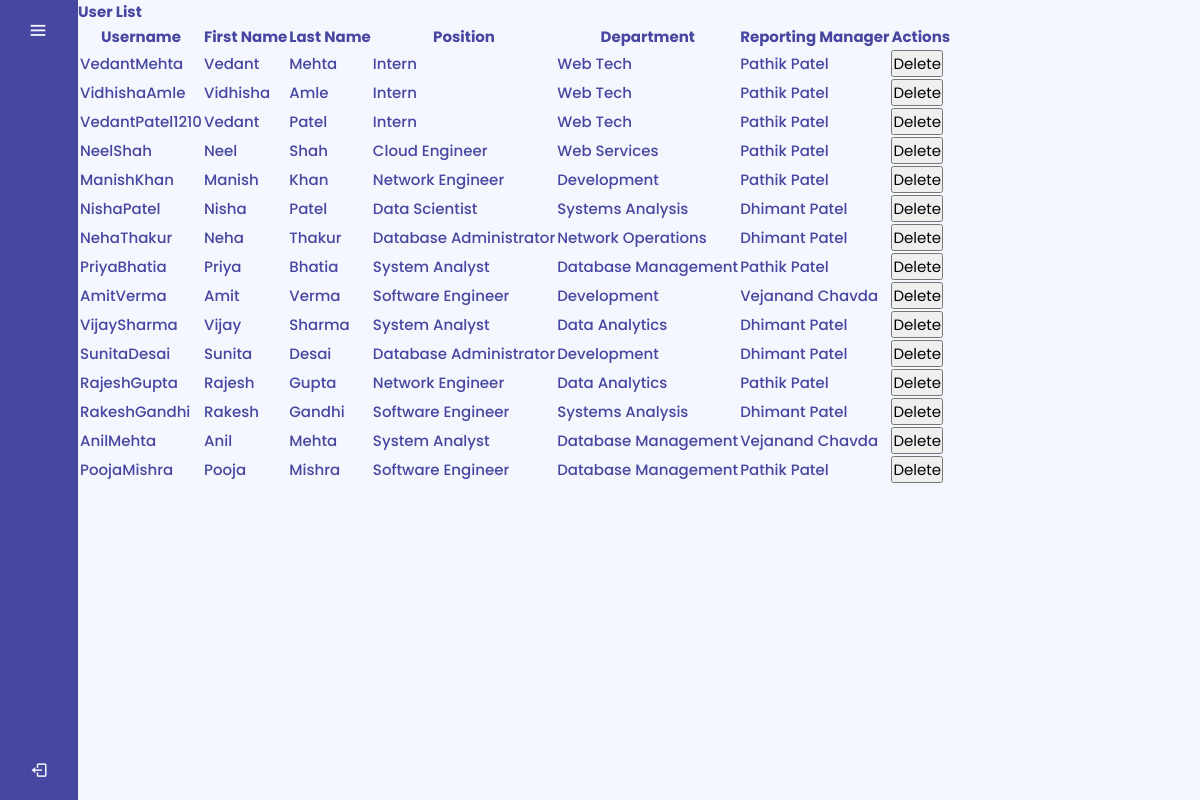
Screenshot of /adminuser with the database file from the repository.
### emp_engagement/models.py (models this page shows)
class user_data(models.Model):
    Username= models.CharField(max_length=30)
    Password= models.CharField(default="admin123",max_length=15)
    FirstName= models.CharField(max_length=100)
    MiddleName= models.CharField(max_length=100, blank=True)
    LastName = models.CharField(max_length=100)
    Address1= models.CharField(max_length=50)
    Address2= models.CharField(max_length=50)
    City= models.CharField(max_length=50)
    State= models.CharField(max_length=50)
    Pincode= models.CharField(max_length=10)
    Country= models.CharField(max_length=50)
    DateofBirth= models.DateField()
    Gender_choices=(
        ('M', 'Male'),
        ('F', 'Female'),
        ('O', 'Other')
    )
    Gender= models.CharField(max_length=1, choices=Gender_choices)
    Qualifications = models.CharField(max_length=255)
    Position = models.CharField(max_length=100)
    Department = models.CharField(max_length=100)
    Reportsto= models.CharField(max_length=50,default= None)
    Email = models.EmailField(unique=True)
    Phone_number = models.CharField(max_length=15)
    is_user = models.BooleanField(default=False)
    is_admin = models.BooleanField(default=False)
    Profilepic = models.ImageField(default='default_male_pic.png', upload_to='profile_pics/', blank=True, null=True)
    def __str__(self):
        return self.Username

### emp_engagement/views.py (the view)
# urls.py: path('adminuser',views.adminuser, name='Admin User'),
def adminuser(request):
    print("hello")
    users= user_data.objects.all()
    print(users)
    context= {
        'users':users,
        'is_admin':request.session.get('is_admin'),
        'is_user':request.session.get('is_user'),
        'display_name': request.session.get('display_name'),
        'position': request.session.get('position'),
        'profile_pic_url' : request.session.get('profile_pic_url'),
        'menu_list' : request.session.get('menu_list')
    }
    return render(request,'adminuser.html',context)

### templates/adminuser.html (shortened to what this page needs)
{% extends "index.html" %}
{% block css %}
{% load static %}
<link rel="stylesheet" href="{% static "css/user.css" %}">
{% endblock css %}
{% block section %}
<h1>User List</h1>
    <table>
        <thead>
            <tr>
                <th>Username</th>
                <th>First Name</th>
                <th>Last Name</th>
                <th>Position</th>
                <th>Department</th>
                <th>Reporting Manager</th>
                <th> Actions </th>
            </tr>
        </thead>
        <tbody>
            {% for i in users %}
            <tr>
                <td>{{ i.Username }}</td>
                <td>{{ i.FirstName }}</td>
                <td>{{ i.LastName }}</td>
                <td>{{ i.Position }}</td>
                <td>{{ i.Department }}</td>
                <td>{{ i.Reportsto }}</td>
                <td>
                    <form method="post" action="{% url 'delete_user' i.Username %}">
                        <button type="submit" class="btn btn-danger">Delete</button>
                    </form>
                </td>
            </tr>
            {% endfor %}
        </tbody>
    </table>
{% endblock section %}

### static/css/index.css (style rules this page uses)
* { margin: 0; padding: 0; box-sizing: border-box; font-family: "Poppins", sans-serif; }
:root { --primary-color: #4747a1; --secondary-color:#f4f7fe; }

### static/css/user.css (style rules this page uses)
:root { --primary-color: #4747a1; --secondary-color:#f4f7fe; }
* { font-size: 15px; }

### rows the page displays
user_data: Username "VedantMehta", FirstName "Vedant", LastName "Mehta", Position "Intern", Department "Web Tech", Reportsto "Pathik Patel"
user_data: Username "VidhishaAmle", FirstName "Vidhisha", LastName "Amle", Position "Intern", Department "Web Tech", Reportsto "Pathik Patel"
user_data: Username "VedantPatel1210", FirstName "Vedant", LastName "Patel", Position "Intern", Department "Web Tech", Reportsto "Pathik Patel"
user_data: Username "NeelShah", FirstName "Neel", LastName "Shah", Position "Cloud Engineer", Department "Web Services", Reportsto "Pathik Patel"
user_data: Username "ManishKhan", FirstName "Manish", LastName "Khan", Position "Network Engineer", Department "Development", Reportsto "Pathik Patel"
user_data: Username "NishaPatel", FirstName "Nisha", LastName "Patel", Position "Data Scientist", Department "Systems Analysis", Reportsto "Dhimant Patel"
user_data: Username "NehaThakur", FirstName "Neha", LastName "Thakur", Position "Database Administrator", Department "Network Operations", Reportsto "Dhimant Patel"
user_data: Username "PriyaBhatia", FirstName "Priya", LastName "Bhatia", Position "System Analyst", Department "Database Management", Reportsto "Pathik Patel"
user_data: Username "AmitVerma", FirstName "Amit", LastName "Verma", Position "Software Engineer", Department "Development", Reportsto "Vejanand Chavda"
user_data: Username "VijaySharma", FirstName "Vijay", LastName "Sharma", Position "System Analyst", Department "Data Analytics", Reportsto "Dhimant Patel"
user_data: Username "SunitaDesai", FirstName "Sunita", LastName "Desai", Position "Database Administrator", Department "Development", Reportsto "Dhimant Patel"
user_data: Username "RajeshGupta", FirstName "Rajesh", LastName "Gupta", Position "Network Engineer", Department "Data Analytics", Reportsto "Pathik Patel"
user_data: Username "RakeshGandhi", FirstName "Rakesh", LastName "Gandhi", Position "Software Engineer", Department "Systems Analysis", Reportsto "Dhimant Patel"
user_data: Username "AnilMehta", FirstName "Anil", LastName "Mehta", Position "System Analyst", Department "Database Management", Reportsto "Vejanand Chavda"
user_data: Username "PoojaMishra", FirstName "Pooja", LastName "Mishra", Position "Software Engineer", Department "Database Management", Reportsto "Pathik Patel"
